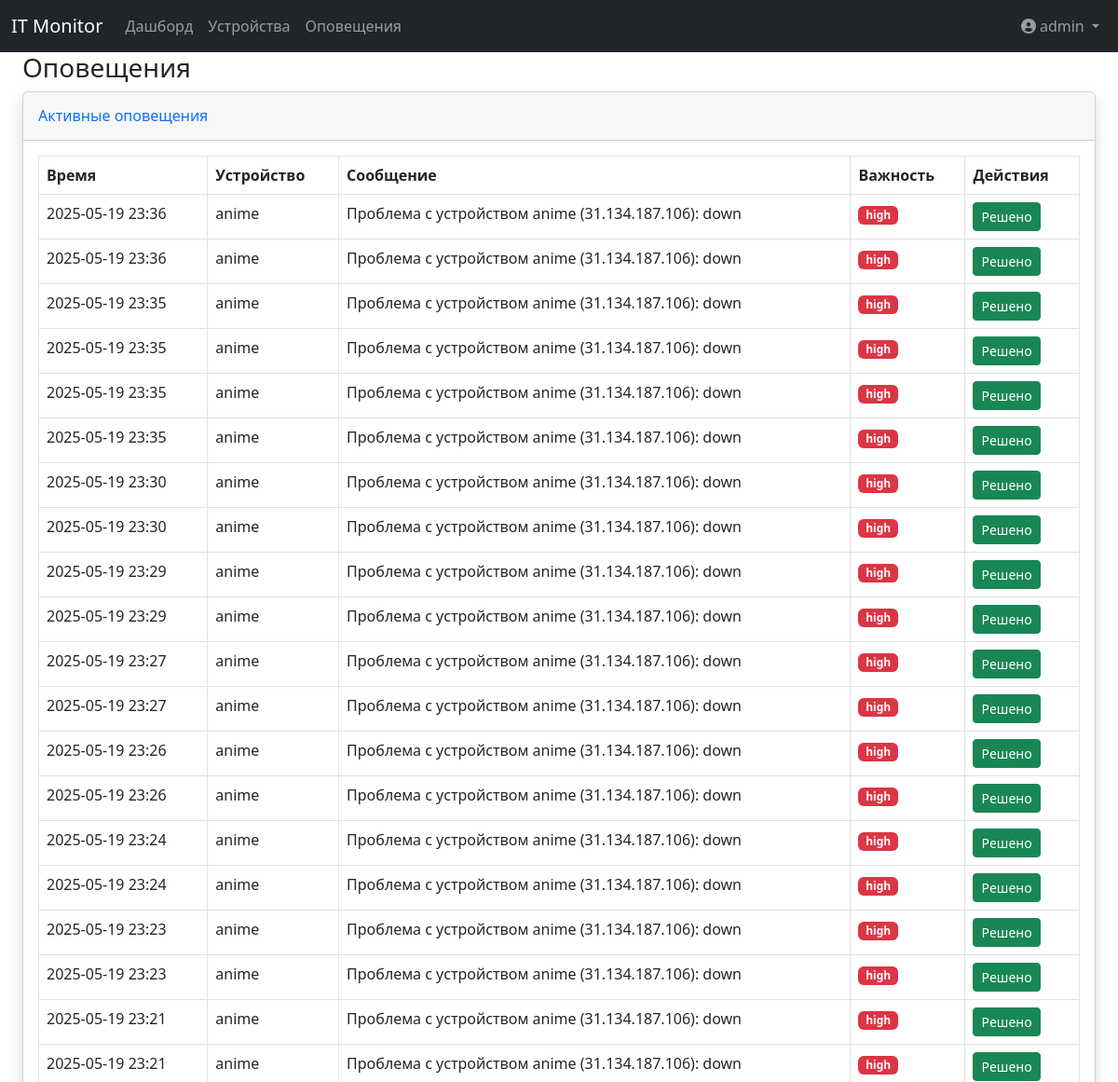
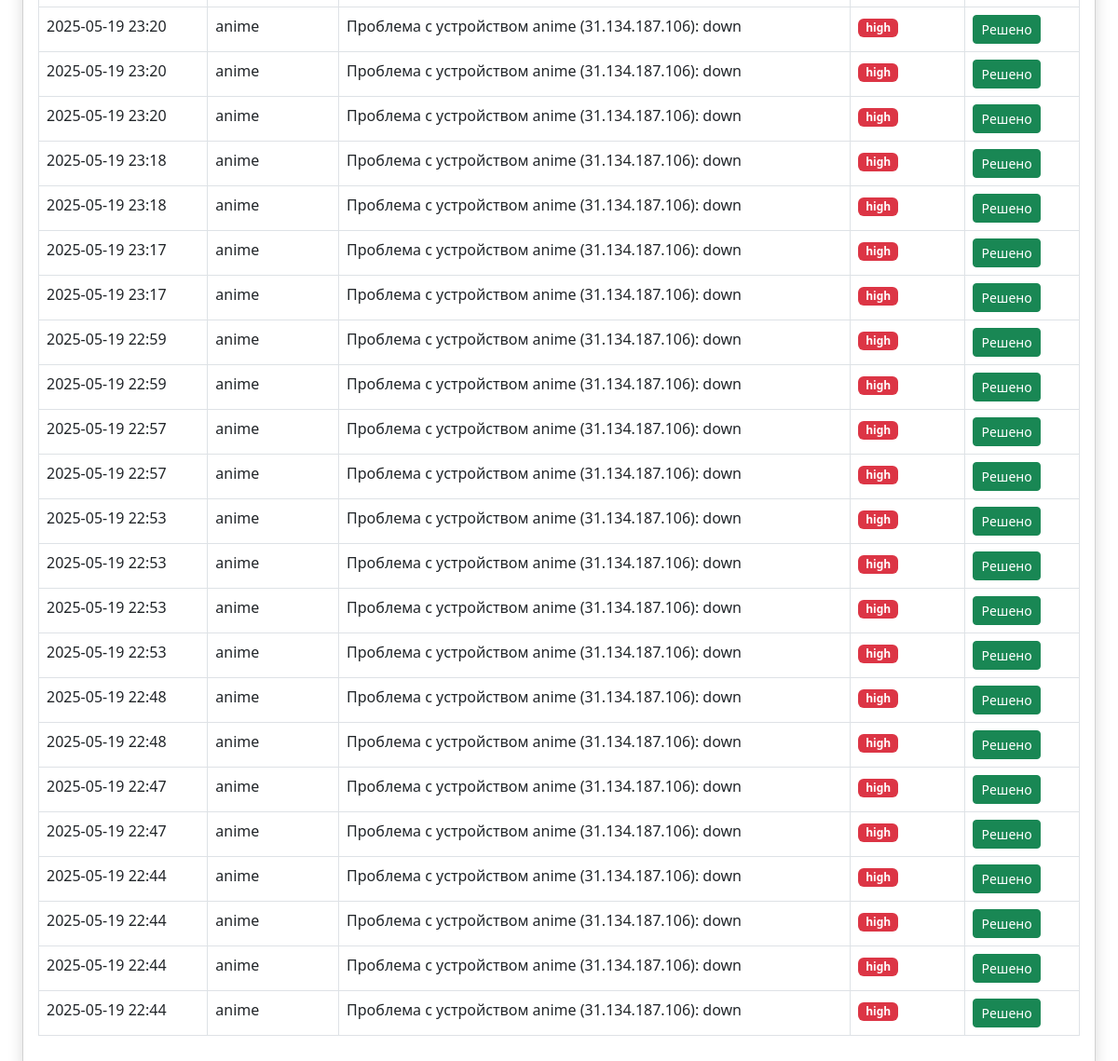
/alerts (signed in), run on the app's committed database (2 pictures, top to bottom).
### app.py (models this page shows, shortened)
class User(UserMixin, db.Model):
    __tablename__ = 'users'
    id = db.Column(db.Integer, primary_key=True)
    login = db.Column(db.String(50), unique=True, nullable=False)
    password_hash = db.Column('pass', db.String(100), nullable=False)  # Используем имя столбца из БД
    role = db.Column(db.String(20), nullable=False, default='user')

class Alert(db.Model):
    __tablename__ = 'alerts'
    id = db.Column(db.Integer, primary_key=True)
    device_id = db.Column(db.Integer, db.ForeignKey('devices.id'), nullable=False)
    message = db.Column(db.String(200), nullable=False)
    timestamp = db.Column(db.DateTime, default=datetime.utcnow)
    is_resolved = db.Column(db.Boolean, default=False)
    severity = db.Column(db.String(20))  # low, medium, high
    device = db.relationship('Device')

class Device(db.Model):
    __tablename__ = 'devices'
    id = db.Column(db.Integer, primary_key=True)
    name = db.Column(db.String(100), nullable=False)
    ip_address = db.Column(db.String(15), nullable=False)
    device_type = db.Column(db.Enum(DeviceType, values_callable=lambda x: [e.value for e in DeviceType]),
                            nullable=False,
                            default=DeviceType.OTHER)
    group = db.Column(db.String(50), nullable=False)
    check_interval = db.Column(db.Integer, default=60)  # Интервал проверки в секундах
    monitoring_methods = db.Column(db.String(200), default='ping')  # Методы мониторинга, хранятся как строка, разделенная запятыми.
    description = db.Column(db.String(200))
    created_at = db.Column(db.DateTime, default=datetime.utcnow)
    updated_at = db.Column(db.DateTime, default=datetime.utcnow, onupdate=datetime.utcnow)
    last_check = db.Column(db.DateTime)
    monitoring_results = db.relationship(
        'MonitoringResult',
        back_populates='device',
        lazy='dynamic',
        cascade='all, delete-orphan'
    )
    @property
    def last_check(self):
        last_result = self.monitoring_results.order_by(MonitoringResult.timestamp.desc()).first()
        return last_result.timestamp if last_result else None

### app.py (the view)
@app.route('/alerts')
@login_required
def alert_list():
    alerts = Alert.query.filter_by(is_resolved=False).order_by(Alert.timestamp.desc()).all()
    return render_template('alerts/list.html', alerts=alerts)

### app.py (called while the page is built)
@login_manager.user_loader
def load_user(user_id):
    return User.query.get(int(user_id))

@app.before_request
def check_admin_count():
    if request.path.startswith('/admin'):  # Проверяем путь вместо endpoint
        admins_count = User.query.filter_by(role='admin').count()
        if admins_count < 1:
            abort(403, description="В системе должен быть хотя бы один администратор")

### templates/alerts/list.html
{% extends "base.html" %}
{% block content %}
<div class="container-fluid">
    <h1 class="h3 mb-2 text-gray-800">Оповещения</h1>
    <div class="card shadow mb-4">
        <div class="card-header py-3">
            <h6 class="m-0 font-weight-bold text-primary">Активные оповещения</h6>
        </div>
        <div class="card-body">
            <div class="table-responsive">
                <table class="table table-bordered">
                    <thead>
                        <tr>
                            <th>Время</th>
                            <th>Устройство</th>
                            <th>Сообщение</th>
                            <th>Важность</th>
                            <th>Действия</th>
                        </tr>
                    </thead>
                    <tbody>
                        {% for alert in alerts %}
                        <tr>
                            <td>{{ alert.timestamp.strftime('%Y-%m-%d %H:%M') }}</td>
                            <td>{{ alert.device.name }}</td>
                            <td>{{ alert.message }}</td>
                            <td>
                                <span class="badge bg-{{ 'danger' if alert.severity == 'high' else 'warning' }}">
                                    {{ alert.severity }}
                                </span>
                            </td>
                            <td>
                                <form method="POST" action="{{ url_for('resolve_alert', id=alert.id) }}" style="display: inline;">
                                    <button type="submit" class="btn btn-sm btn-success">Решено</button>
                                </form>
                            </td>
                        </tr>
                        {% endfor %}
                    </tbody>
                </table>
            </div>
        </div>
    </div>
</div>
{% endblock %}

### templates/base.html (shortened to what this page needs)
<!DOCTYPE html>
<html lang="ru">
<head>
    <link href="https://cdn.jsdelivr.net/npm/bootstrap@5.2.3/dist/css/bootstrap.min.css" rel="stylesheet">
    <link href="https://cdnjs.cloudflare.com/ajax/libs/font-awesome/6.0.0/css/all.min.css" rel="stylesheet">
    <link rel="stylesheet" href="https://cdn.jsdelivr.net/npm/bootstrap-icons@1.8.0/font/bootstrap-icons.css">
</head>
<body>
    {% include 'navbar.html' %}
    <div class="container-fluid">
        {% block content %}{% endblock %}
    </div>
</body>
</html>

### templates/navbar.html (shortened to what this page needs)
<nav class="navbar navbar-expand-lg navbar-dark bg-dark">
    <div class="container-fluid">
        <a class="navbar-brand" href="/">IT Monitor</a>
        <div class="collapse navbar-collapse" id="navbarNav">
            <ul class="navbar-nav me-auto">
                <li class="nav-item">
                    <a class="nav-link" href="{{ url_for('dashboard') }}">Дашборд</a>
                </li>
                <li class="nav-item">
                    <a class="nav-link" href="{{ url_for('device_list') }}">Устройства</a>
                </li>
                <li class="nav-item">
                    <a class="nav-link" href="{{ url_for('alert_list') }}">Оповещения</a>
                </li>
            </ul>
            <ul class="navbar-nav">
                <li class="nav-item dropdown">
                    <a class="nav-link dropdown-toggle" href="#" role="button" data-bs-toggle="dropdown">
                        <i class="fas fa-user-circle me-1"></i>{{ current_user.login }}
                    </a>
                </li>
            </ul>
        </div>
    </div>
</nav>

### data on the page
User: login "admin"
Alert: timestamp "2025-05-19 23:36", device.name "anime", message "Проблема с устройством anime (31.134.187.106): down", severity "high"
Alert: timestamp "2025-05-19 23:36", device.name "anime", message "Проблема с устройством anime (31.134.187.106): down", severity "high"
Alert: timestamp "2025-05-19 23:35", device.name "anime", message "Проблема с устройством anime (31.134.187.106): down", severity "high"
Alert: timestamp "2025-05-19 23:35", device.name "anime", message "Проблема с устройством anime (31.134.187.106): down", severity "high"
Alert: timestamp "2025-05-19 23:35", device.name "anime", message "Проблема с устройством anime (31.134.187.106): down", severity "high"
Alert: timestamp "2025-05-19 23:35", device.name "anime", message "Проблема с устройством anime (31.134.187.106): down", severity "high"
Alert: timestamp "2025-05-19 23:30", device.name "anime", message "Проблема с устройством anime (31.134.187.106): down", severity "high"
Alert: timestamp "2025-05-19 23:30", device.name "anime", message "Проблема с устройством anime (31.134.187.106): down", severity "high"
Alert: timestamp "2025-05-19 23:29", device.name "anime", message "Проблема с устройством anime (31.134.187.106): down", severity "high"
Alert: timestamp "2025-05-19 23:29", device.name "anime", message "Проблема с устройством anime (31.134.187.106): down", severity "high"
Alert: timestamp "2025-05-19 23:27", device.name "anime", message "Проблема с устройством anime (31.134.187.106): down", severity "high"
Alert: timestamp "2025-05-19 23:27", device.name "anime", message "Проблема с устройством anime (31.134.187.106): down", severity "high"
Alert: timestamp "2025-05-19 23:26", device.name "anime", message "Проблема с устройством anime (31.134.187.106): down", severity "high"
Alert: timestamp "2025-05-19 23:26", device.name "anime", message "Проблема с устройством anime (31.134.187.106): down", severity "high"
Alert: timestamp "2025-05-19 23:24", device.name "anime", message "Проблема с устройством anime (31.134.187.106): down", severity "high"
Alert: timestamp "2025-05-19 23:24", device.name "anime", message "Проблема с устройством anime (31.134.187.106): down", severity "high"
Alert: timestamp "2025-05-19 23:23", device.name "anime", message "Проблема с устройством anime (31.134.187.106): down", severity "high"
Alert: timestamp "2025-05-19 23:23", device.name "anime", message "Проблема с устройством anime (31.134.187.106): down", severity "high"
Alert: timestamp "2025-05-19 23:21", device.name "anime", message "Проблема с устройством anime (31.134.187.106): down", severity "high"
Alert: timestamp "2025-05-19 23:21", device.name "anime", message "Проблема с устройством anime (31.134.187.106): down", severity "high"
Alert: timestamp "2025-05-19 23:20", device.name "anime", message "Проблема с устройством anime (31.134.187.106): down", severity "high"
Alert: timestamp "2025-05-19 23:20", device.name "anime", message "Проблема с устройством anime (31.134.187.106): down", severity "high"
Alert: timestamp "2025-05-19 23:20", device.name "anime", message "Проблема с устройством anime (31.134.187.106): down", severity "high"
Alert: timestamp "2025-05-19 23:18", device.name "anime", message "Проблема с устройством anime (31.134.187.106): down", severity "high"
Alert: timestamp "2025-05-19 23:18", device.name "anime", message "Проблема с устройством anime (31.134.187.106): down", severity "high"
Alert: timestamp "2025-05-19 23:17", device.name "anime", message "Проблема с устройством anime (31.134.187.106): down", severity "high"
Alert: timestamp "2025-05-19 23:17", device.name "anime", message "Проблема с устройством anime (31.134.187.106): down", severity "high"
Alert: timestamp "2025-05-19 22:59", device.name "anime", message "Проблема с устройством anime (31.134.187.106): down", severity "high"
Alert: timestamp "2025-05-19 22:59", device.name "anime", message "Проблема с устройством anime (31.134.187.106): down", severity "high"
Alert: timestamp "2025-05-19 22:57", device.name "anime", message "Проблема с устройством anime (31.134.187.106): down", severity "high"
Alert: timestamp "2025-05-19 22:57", device.name "anime", message "Проблема с устройством anime (31.134.187.106): down", severity "high"
Alert: timestamp "2025-05-19 22:53", device.name "anime", message "Проблема с устройством anime (31.134.187.106): down", severity "high"
Alert: timestamp "2025-05-19 22:53", device.name "anime", message "Проблема с устройством anime (31.134.187.106): down", severity "high"
Alert: timestamp "2025-05-19 22:53", device.name "anime", message "Проблема с устройством anime (31.134.187.106): down", severity "high"
Alert: timestamp "2025-05-19 22:53", device.name "anime", message "Проблема с устройством anime (31.134.187.106): down", severity "high"
Alert: timestamp "2025-05-19 22:48", device.name "anime", message "Проблема с устройством anime (31.134.187.106): down", severity "high"
Alert: timestamp "2025-05-19 22:48", device.name "anime", message "Проблема с устройством anime (31.134.187.106): down", severity "high"
Alert: timestamp "2025-05-19 22:47", device.name "anime", message "Проблема с устройством anime (31.134.187.106): down", severity "high"
Alert: timestamp "2025-05-19 22:47", device.name "anime", message "Проблема с устройством anime (31.134.187.106): down", severity "high"
Alert: timestamp "2025-05-19 22:44", device.name "anime", message "Проблема с устройством anime (31.134.187.106): down", severity "high"
Alert: timestamp "2025-05-19 22:44", device.name "anime", message "Проблема с устройством anime (31.134.187.106): down", severity "high"
Alert: timestamp "2025-05-19 22:44", device.name "anime", message "Проблема с устройством anime (31.134.187.106): down", severity "high"
Alert: timestamp "2025-05-19 22:44", device.name "anime", message "Проблема с устройством anime (31.134.187.106): down", severity "high"
